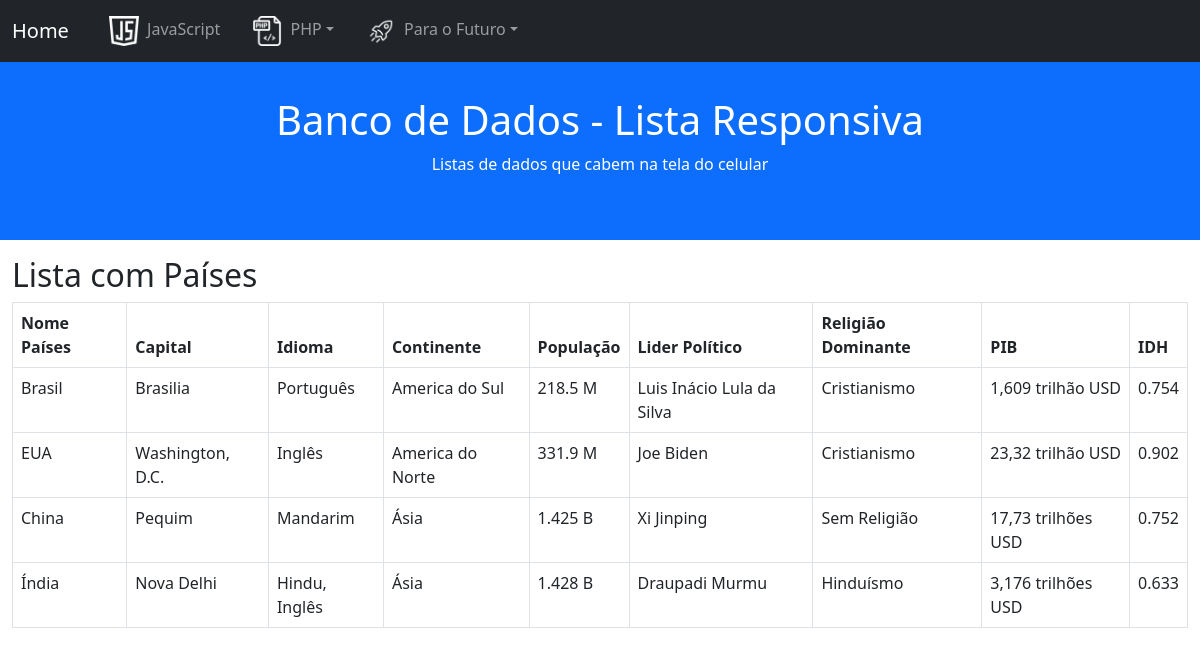
The page /04_bd_lista/index.php on the database its author committed.
### tables this page shows
CREATE TABLE paises (
    id INTEGER AUTO_INCREMENT PRIMARY KEY
    ,nome VARCHAR(50)
    ,capital VARCHAR(50)
    ,idioma VARCHAR(50)
    ,continente VARCHAR(50)
    ,populacao VARCHAR(50)
    ,lider_politico VARCHAR(50)
    ,religiao_dominante VARCHAR(50)
    ,PIB VARCHAR(50)
    ,IDH FLOAT
);

### 04_bd_lista/index.php (the view, shortened to what this page needs)
<!DOCTYPE html>
<html lang="en">
<head>
  <link href="https://cdn.jsdelivr.net/npm/bootstrap@5.2.3/dist/css/bootstrap.min.css" rel="stylesheet">
</head>
<body>
  <?php include("../menu.php"); ?>
  <div class="container-fluid p-5 bg-primary text-white text-center">
    <h1>Banco de Dados - Lista Responsiva</h1>
    <p>Listas de dados que cabem na tela do celular</p>
  </div>
  <div class="container-fluid mt-3">
    <h2>Lista com Países</h2>
    <div class="table-responsive">
      <table class="table table-bordered">
        <thead>
          <tr>
            <th>Nome Países</th>
            <th>Capital</th>
            <th>Idioma</th>
            <th>Continente</th>
            <th>População</th>
            <th>Lider Político</th>
            <th>Religião Dominante</th>
            <th>PIB</th>
            <th>IDH</th>
          </tr>
        </thead>
        <?php
        include("../banco_dados_conexao.php");
        try {
          $sth = $dbh->prepare('SELECT * from paises');
          $sth->execute();
          $result = $sth->fetchAll(PDO::FETCH_ASSOC);
          if (!empty($result)) {
            foreach ($result as $row) {
              echo "<tr>";
              echo "<td>" . $row["nome"] . "</td>";
              echo "<td>" . $row["capital"] . "</td>";
              echo "<td>" . $row["idioma"] . "</td>";
              echo "<td>" . $row["continente"] . "</td>";
              echo "<td>" . $row["populacao"] . "</td>";
              echo "<td>" . $row["lider_politico"] . "</td>";
              echo "<td>" . $row["religiao_dominante"] . "</td>";
              echo "<td>" . $row["PIB"] . "</td>";
              echo "<td>" . $row["IDH"] . "</td>";
              echo "</tr>";
            }
          }
        } catch (PDOException $e) {
          print "Error!: " . $e->getMessage();
          die();
        }
        ?>
      </table>
    </div>
  </div>
  <br><b>
</body>
</html>

### rows shown on the page
paises: nome "Brasil", capital "Brasilia", idioma "Português", continente "America do Sul", populacao "218.5 M", lider_politico "Luis Inácio Lula da Silva", religiao_dominante "Cristianismo", PIB "1,609 trilhão USD", IDH "0.754"
paises: nome "EUA", capital "Washington, D.C.", idioma "Inglês", continente "America do Norte", populacao "331.9 M", lider_politico "Joe Biden", religiao_dominante "Cristianismo", PIB "23,32 trilhão USD", IDH "0.902"
paises: nome "China", capital "Pequim", idioma "Mandarim", continente "Ásia", populacao "1.425 B", lider_politico "Xi Jinping", religiao_dominante "Sem Religião", PIB "17,73 trilhões USD", IDH "0.752"
paises: nome "Índia", capital "Nova Delhi", idioma "Hindu, Inglês", continente "Ásia", populacao "1.428 B", lider_politico "Draupadi Murmu", religiao_dominante "Hinduísmo", PIB "3,176 trilhões USD", IDH "0.633"
